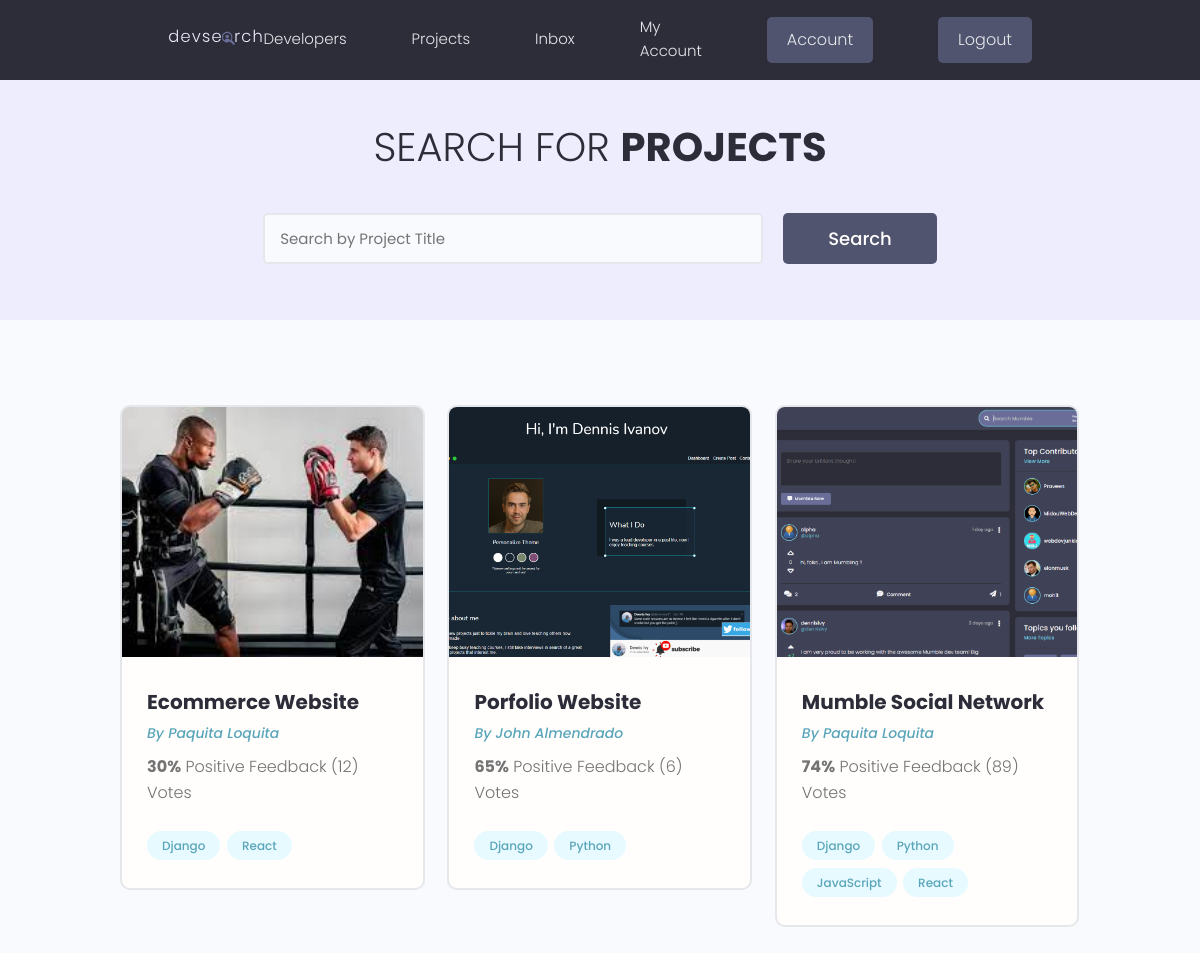
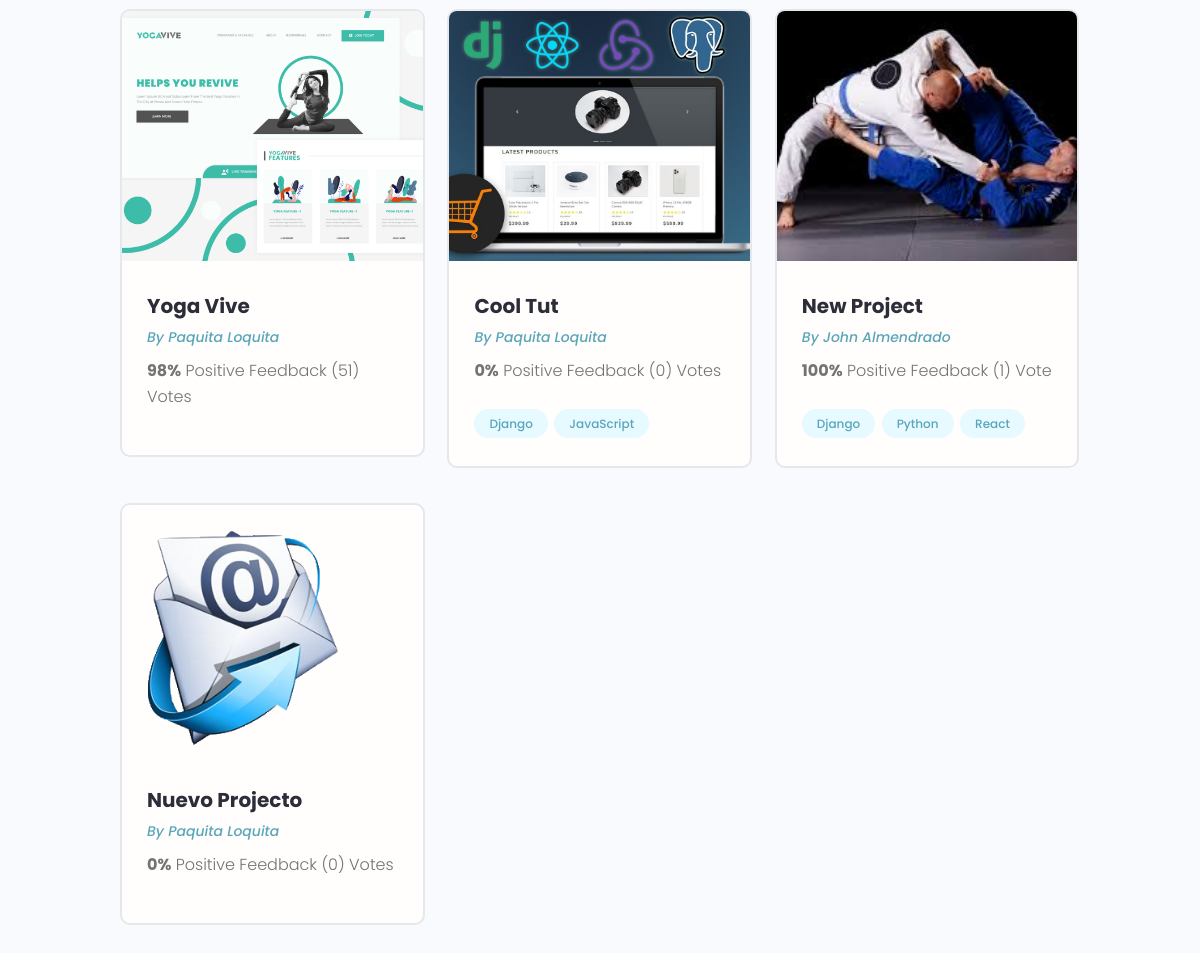
Screenshot of /projects/ (signed in) with the database file from the repository (2 pictures, top to bottom).
### projects/models.py (models this page shows, shortened)
class Project(models.Model):
    owner = models.ForeignKey(Profile, null=True, blank=True, on_delete=models.SET_NULL)
    title = models.CharField(max_length=200)
    description = models.TextField(null=True, blank=True)
    demo_link = models.CharField(max_length=2000,  null=True, blank=True)
    featured_image = models.ImageField(null=True, blank=True, default="default.jpg")
    source_link = models.CharField(max_length=2000,  null=True, blank=True)
    tags = models.ManyToManyField('Tag', blank=True)
    vote_total = models.IntegerField(default=0, null=True, blank=True)
    vote_ratio = models.IntegerField(default=0, null=True, blank=True)
    created = models.DateTimeField(auto_now_add=True)
    id = models.UUIDField(default=uuid.uuid4, unique=True, primary_key=True, editable=False)

class Tag(models.Model):
    name = models.CharField(max_length=200)
    created = models.DateTimeField(auto_now_add=True)
    id = models.UUIDField(default=uuid.uuid4, unique=True, primary_key=True, editable=False)
    def __str__(self):
        return self.name

### users/models.py (models this page shows, shortened)
class Profile(models.Model):
    user = models.OneToOneField(User, on_delete=models.CASCADE, null=True, blank=True)
    name = models.CharField(max_length=200, null=True, blank=True)
    email = models.EmailField(max_length=200, null=True, blank=True)
    username = models.CharField(max_length=200, null=True, blank=True)
    location = models.CharField(max_length=200, null=True, blank=True)
    short_intro = models.CharField(max_length=200, null=True, blank=True)
    bio = models.TextField(null=True, blank=True)
    profile_image = models.ImageField(null=True, blank=True, upload_to="profiles/", default="profiles/user-default.png")
    social_github = models.CharField(max_length=200, null=True, blank=True)
    social_twitter = models.CharField(max_length=200, null=True, blank=True)
    social_linkedin = models.CharField(max_length=200, null=True, blank=True)
    social_youtube = models.CharField(max_length=200, null=True, blank=True)
    social_website = models.CharField(max_length=200, null=True, blank=True)
    created = models.DateTimeField(auto_now_add=True)
    id = models.UUIDField(default=uuid.uuid4, unique=True, primary_key=True, editable=False)

### projects/views.py (the view)
# urls.py: path("projects/", include("projects.urls")),
def projects(request):
    projects = Project.objects.all()
    context = {
        'projects': projects
    }
    return render(request, 'projects/projects.html', context)

### projects/templates/projects/projects.html (shortened to what this page needs)
{% extends "base.html" %}
{% block content %}
<main class="projects">
    <section class="hero-section text-center">
        <div class="container container--narrow">
            <div class="hero-section__box">
                <h2>Search for <span>Projects</span></h2>
            </div>
            <div class="hero-section__search">
                <form id='searchForm' class="form" action="{% url 'projects' %}" method="get">
                    <div class="form__field">
                        <input class="input input--text" id="formInput#search" type="text" name="search_query"
                            placeholder="Search by Project Title" value="" />
                    </div>
                    <input class="btn btn--sub btn--lg" type="submit" value="Search" />
                </form>
            </div>
        </div>
    </section>
    <section class="projectsList">
        <div class="container">
            <div class="grid grid--three">
                {% for project in projects %}
                <div class="column">
                    <div class="card project">
                        <a href="{% url 'project' project.id %}" class="project">
                            <img class="project__thumbnail" src="{{project.featured_image.url}}" alt="project thumbnail" />
                            <div class="card__body">
                                <h3 class="project__title">{{project.title}}</h3>
                                <p><a class="project__author" href="{% url 'profile' project.owner.id %}">By {{project.owner.name}}
                                        </a>
                                </p>
                                <p class="project--rating">
                                    <span style="font-weight: bold;">{{project.vote_ratio}}%</span> Positive
                                    Feedback ({{project.vote_total}}) Vote{{project.vote_total|pluralize:"s"}}
                                </p>
                                <div class="project__tags">
                                    {% for tag in project.tags.all %}
                                    <span class="tag tag--pill tag--main">
                                        <small>{{tag}}</small>
                                    </span>
                                    {% endfor %}
                                </div>
                            </div>
                        </a>
                    </div>
                </div>
                {% endfor %}
            </div>
        </div>
    </section>
</main>
{% endblock content %}

### static/styles/app.css (style rules this page uses)
:root { --color-sub: #2d2d39; }
.btn--sub { background-color: var(--color-sub-light); }
.card { border: 2px solid var(--color-light); }
img { max-width: 100%; }
.hero-section { height: 40vh; display: flex; align-items: center; background-color: var(--color-sub); }
.hero-section__box { margin-bottom: 4rem; }
.hero-section__box > h2, .hero-section__box > h2 > span { font-size: 4rem; color: var(--color-light); line-height: 1.3; text-transform: uppercase; }
.hero-section__box > h2 { font-weight: 300; }
.hero-section__box > h2 > span { font-weight: 700; }
.hero-section__search > .form { display: flex; align-items: center; justify-content: center; gap: 2rem; }
.hero-section__search > .form input.input--text { width: 50rem; }
.project__author { font-size: 1.4rem; font-style: italic; }
.project--rating { margin-bottom: 1.6em; margin-top: 0.5em; }
.projects > .hero-section { background: var(--color-sub-lighter); height: 30vh; }
.projects .hero-section__box { margin-bottom: 2.5rem; }
.projects .hero-section__box > h2 { color: var(--color-sub); }
.projects .hero-section__box > h2 > span { font-weight: 700; color: var(--color-sub); }
.projectsList { margin-top: 8rem; }
.project__thumbnail { height: 25rem; object-fit: cover; object-position: top center; max-width: 100%; }
.project__title { font-size: 2rem; font-weight: 700; color: var(--color-sub); }

### static/uikit/styles/modules/_variables.css (style rules this page uses)
:root { --color-main: #5aa5b9; --color-main-light: #e6faff; --color-sub: #3f4156; --color-sub-light: #51546e; --color-sub-lighter: #ededfd; --color-text: #737373; --color-gray: #8b8b8b; --color-light: #e5e7eb; --color-light-gray: #767676; --color-bg: #f8fafd; --color-white: #fffefd; --color-white-light: #f3f3f3; --color-success: #359e64; --color-success-bg: #def8e8; --color-error: #fc4b0b; --color-error-bg: #fff2ee; --font-base: 'Poppins', arial, helvetica, 'Segoe UI', roboto, ubuntu, sans-serif; --font-monospace: 'Fira Code', 'Courier New', courier, monospace; --font-regular: 300; --font-medium: 500; --font-bold: 700; --generic-shadow: 1px 1px 5px #00000010; --generic-transition: all 0.3s ease-in-out; }

### static/uikit/styles/modules/_base.css (style rules this page uses)
* { margin: 0; padding: 0; box-sizing: border-box; text-rendering: optimizeLegibility; color: inherit; font-size: inherit; }
html { font-size: 50%; }
@media only screen and (min-width: 480px) { html { font-size: 56.25%; } }
@media only screen and (min-width: 1200px) { html { font-size: 62.5%; } }
body { line-height: 1.6; font-weight: 400; font-size: 1.5rem; color: var(--color-text); background-color: var(--color-bg); min-height: 100vh; }

### static/uikit/styles/modules/_typography.css (style rules this page uses)
* { font-family: var(--font-base); }
h2 { font-size: 3.6rem; font-weight: var(--font-bold); }
h3 { font-size: 3.2rem; font-weight: var(--font-medium); }
p, span, strong { font-size: 1.6rem; color: var(--color-text); font-weight: var(--font-regular); }
a { padding-bottom: 2px; text-decoration: none; display: inline-block; color: var(--color-main); font-weight: var(--font-medium); }

### static/uikit/styles/modules/_utilities.css (style rules this page uses)
.container { width: 92%; max-width: 165rem; margin: 0 auto; box-sizing: border-box; }
.container--narrow { width: 92%; max-width: 120rem; }
@media screen and (min-width: 1000px) { .container { width: 90%; } }
@media screen and (min-width: 1000px) { .container--narrow { width: 85%; } }
@media screen and (min-width: 1200px) { .container { width: 80%; } }
@media screen and (min-width: 1200px) { .container--narrow { width: 72%; } }
.text-center { text-align: center; }

### static/uikit/styles/modules/_button.css (style rules this page uses)
.btn { display: inline-block; position: relative; cursor: pointer; background-color: var(--color-light); font-weight: var(--font-medium); color: var(--color-sub); text-decoration: none; padding: 1rem 2rem; border-radius: 0.5rem; border: none; width: -webkit-fit-content; width: -moz-fit-content; width: fit-content; height: -webkit-fit-content; height: -moz-fit-content; height: fit-content; font-size: 1.6rem; outline-width: 0; outline-color: transparent; -webkit-backface-visibility: hidden; backface-visibility: hidden; transition: all 0.3s ease-in-out; }
.btn--sub { background-color: var(--color-sub); color: var(--color-white); }
.btn--lg { font-size: 1.8rem; padding: 1.2rem 4.5rem; }

### static/uikit/styles/modules/_card.css (style rules this page uses)
.card { border-radius: 1rem; background-color: var(--color-white); border: 1.5px solid var(--color-light); width: auto; height: auto; margin-top: 0.5rem; margin-bottom: 0.5rem; overflow: hidden; }
.card__body, .card__header { padding: 2rem 2.5rem; }

### rows the page displays
Project: featured_image (picture), title "Ecommerce Website", owner.name "Paquita Loquita", vote_ratio "30", vote_total "12"
Tag: name "Django"
Tag: name "React"
Project: featured_image (picture), title "Porfolio Website", owner.name "John Almendrado", vote_ratio "65", vote_total "6"
Tag: name "Python"
Project: featured_image (picture), title "Mumble Social Network", owner.name "Paquita Loquita", vote_ratio "74", vote_total "89"
Tag: name "JavaScript"
Project: featured_image (picture), title "Yoga Vive", owner.name "Paquita Loquita", vote_ratio "98", vote_total "51"
Project: featured_image (picture), title "Cool Tut", owner.name "Paquita Loquita", vote_ratio "0", vote_total "0"
Project: featured_image (picture), title "New Project", owner.name "John Almendrado", vote_ratio "100", vote_total "1"
Project: featured_image (placeholder picture), title "Nuevo Projecto", owner.name "Paquita Loquita", vote_ratio "0", vote_total "0"
